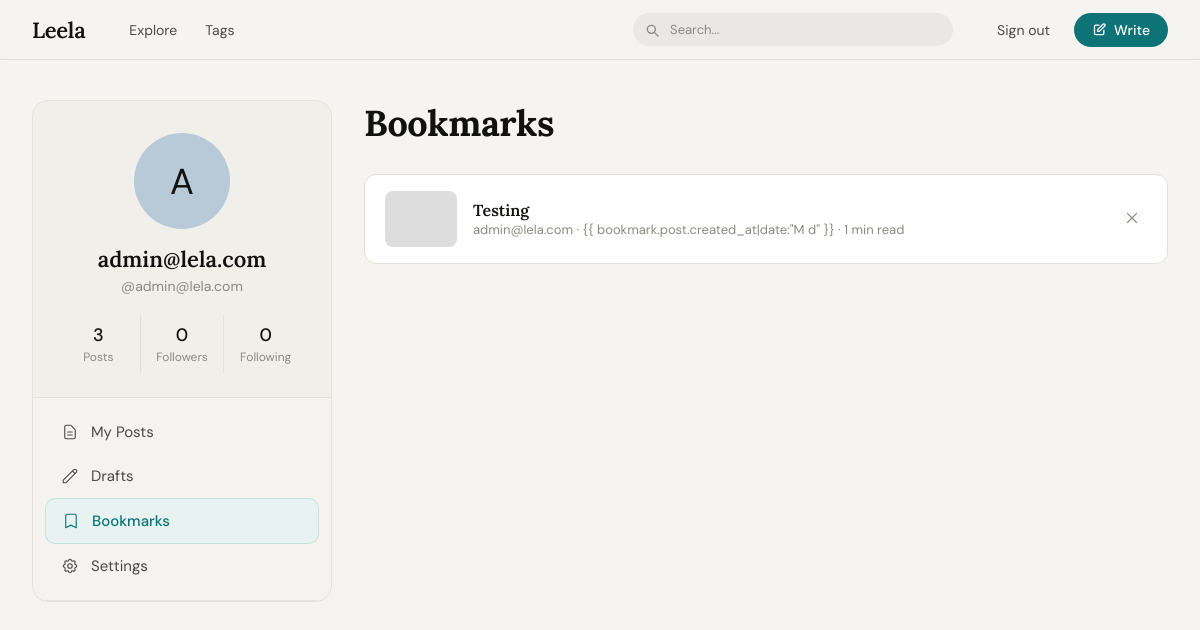
The app's page /dashboard/bookmarks/ (signed in), older data.
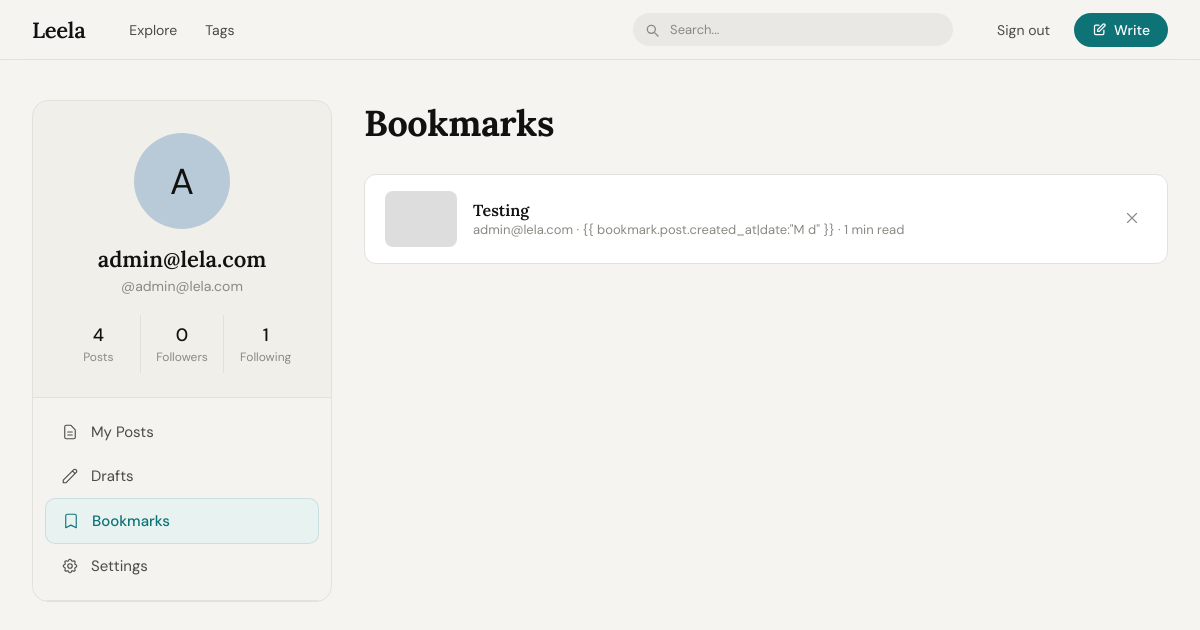
The same page, newer data.
### blog/models.py (models this page shows, shortened)
class User(AbstractUser):
    bio       = models.TextField(blank=True)
    avatar    = models.ImageField(upload_to='avatars/', blank=True, null=True)
    website   = models.URLField(blank=True)
    followers = models.ManyToManyField(
        'self',
        symmetrical=False,
        related_name='following',
        blank=True
    )
    def follower_count(self):
        return self.followers.count()
    def following_count(self):
        return self.following.count()

### blog/views.py (the view)
# urls.py: path('dashboard/bookmarks/', views.dashboard_bookmarks, name='dashboard_bookmarks'),
@login_required
def dashboard_bookmarks(request):
    bookmarks = Bookmark.objects.filter(
        user=request.user
    ).select_related('post').order_by('-created_at')
    drafts_count = Post.objects.filter(
        author=request.user, status='draft'
    ).count()
    return render(request, 'dashboard/bookmarks.html', {
        'bookmarks':    bookmarks,
        'drafts_count': drafts_count,
        'active_tab':   'bookmarks',
    })

### blog/templates/dashboard/bookmarks.html (shortened to what this page needs)
{% extends 'dashboard/base.html' %}
{%block content %}
<div class="panel-header">
  <h1 class="panel-title">Bookmarks</h1>
</div>
{% if bookmarks %}
<div class="bookmarks-grid">
  {% for bookmark in bookmarks %}
  <div class="bookmark-card" id="bm-{{ bookmark.id }}">
    <div class="bookmark-thumb">
    </div>
    <div class="bookmark-info">
      <a
        href="{% url 'post_detail' bookmark.post.slug %}"
        class="bookmark-title"
      >
        {{ bookmark.post.title }}
      </a>
      <div class="bookmark-meta">
        {{ bookmark.post.author.username }} · {{
        bookmark.post.created_at|date:"M d" }} · {{ bookmark.post.read_time }}
        min read
      </div>
    </div>
    <button
      class="bookmark-rm"
      onclick="removeBookmark({{ bookmark.id }})"
      title="Remove"
    >
      <svg
        xmlns="http://www.w3.org/2000/svg"
        fill="none"
        viewBox="0 0 24 24"
        stroke="currentColor"
      >
        <path
          stroke-linecap="round"
          stroke-linejoin="round"
          stroke-width="1.5"
          d="M6 18L18 6M6 6l12 12"
        />
      </svg>
    </button>
  </div>
  {% endfor %}
</div>
{% endif %}
{% endblock %}

### blog/templates/dashboard/base.html (shortened to what the changed rows need)
{% load static %}
<!doctype html>
<html lang="en">
  <head>
    <link rel="stylesheet" href="{% static 'blog/css/dashboard.css' %}" />
  </head>
  <body>
    <div class="page">
      <aside class="sidebar">
        <div class="profile-block">
          <div class="avatar-wrap">
            {% if request.user.avatar %}
            <img
              src="{{ request.user.avatar.url }}"
              style="
                width: 100%;
                height: 100%;
                object-fit: cover;
                border-radius: 50%;
              "
              alt="{{ request.user.username }}"
            />
            {% else %} {{ request.user.username|first|upper }} {% endif %}
          </div>
          <div class="profile-name">
            {{ request.user.get_full_name|default:request.user.username }}
          </div>
          <div class="profile-handle">@{{ request.user.username }}</div>
          <div class="stats-row">
            <div class="stat">
              <span class="stat-num">{{ request.user.posts.count }}</span>
              <span class="stat-label">Posts</span>
            </div>
            <div class="stat">
              <span class="stat-num">{{ request.user.follower_count }}</span>
              <span class="stat-label">Followers</span>
            </div>
            <div class="stat">
              <span class="stat-num">{{ request.user.following_count }}</span>
              <span class="stat-label">Following</span>
            </div>
          </div>
        </div>
      </aside>
      <main class="main-panel">
         {% block content %}{% endblock %}
      </main>
    </div>
  </body>
</html>

Row changes from the older to the newer data that the page shows:
changed User "admin@lela.com": user.posts.count "3" → "4"; user.following_count "0" → "1"
